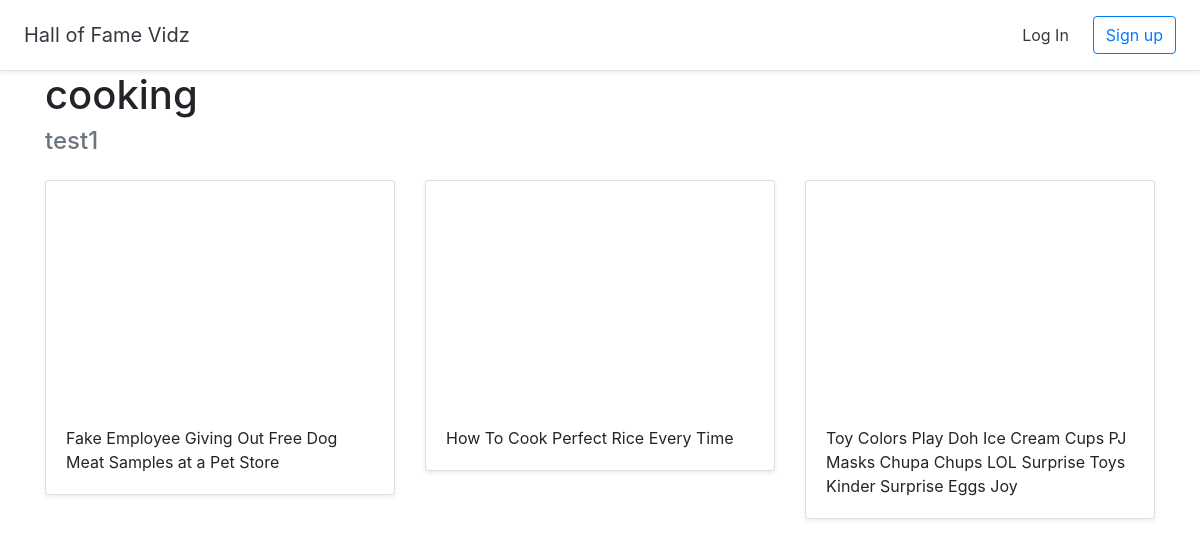
The page /halloffame/3 on the database its author committed.
### halls/models.py (models this page shows)
class Hall(models.Model):
	title = models.CharField(max_length=255)
	user = models.ForeignKey(User, on_delete=models.CASCADE)

class Video(models.Model):
	title = models.CharField(max_length=255)
	url = models.URLField()
	youtube_id = models.CharField(max_length=255)
	hall = models.ForeignKey(Hall, on_delete=models.CASCADE)

### halls/views.py (the view)
# urls.py: path('halloffame/<int:pk>', views.DetailHall.as_view(), name='detail_hall'),
class DetailHall(generic.DetailView):
    model = Hall
    template_name = 'halls/detail_hall.html'

### halls/templates/halls/detail_hall.html (shortened to what this page needs)
{% extends 'halls/base.html' %}
{% block content %}
<div class="container">
	<h1>{{ hall.title }}</h1>
	<h4 class="text-muted">{{ hall.user.username }}</h4>
		<div class="row">
			{% for video in hall.video_set.all%}
				<div class="col-md-4 mt-3">
					<div class="card mb-4 shadow-sm">
						<iframe width="100%" height="225" src="https://www.youtube.com/embed/{{ video.youtube_id }}" frameborder="0" allow="accelerometer; autoplay; encrypted-media; gyroscope; picture-in-picture" allowfullscreen></iframe>
						<div class="card-body">
							<p class="card-text">{{ video.title }}</p>
						</div>
					</div>
				</div>
			{% endfor %}
		</div>
</div>
{% endblock %}

### rows shown on the page
Hall: title "cooking", user.username "test1"
Video: title "Fake Employee Giving Out Free Dog Meat Samples at a Pet Store"
Video: title "How To Cook Perfect Rice Every Time"
Video: title "Toy Colors Play Doh Ice Cream Cups PJ Masks Chupa Chups LOL Surprise Toys Kinder Surprise Eggs Joy"
